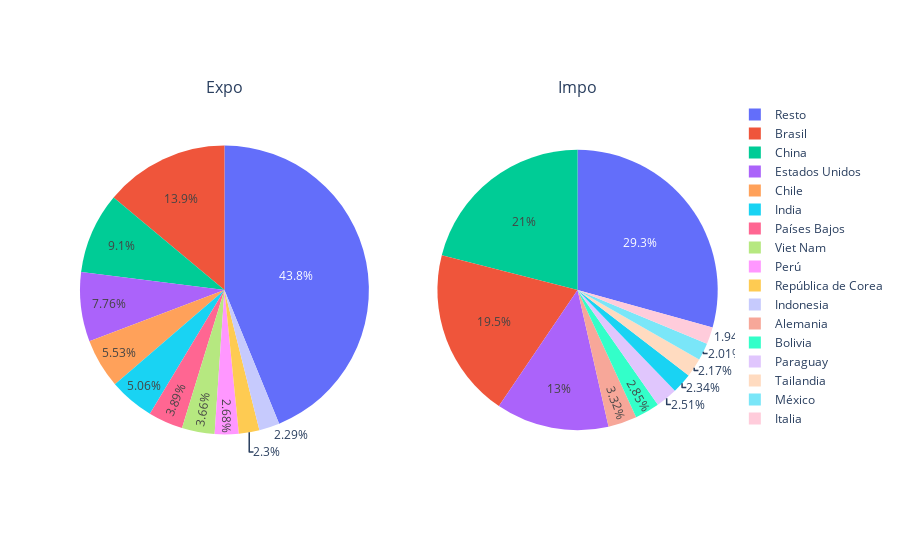

This figure's notebook cell:
### Code cell
import plotly.graph_objects as go
from plotly.subplots import make_subplots
#Separar más los títulos
#Hacer la opción para que sea gráfico único

specs = [[{'type':'domain'}, {'type':'domain'}]]
# cafe_colors =  ["#9e6e79","#798b92","#54a8ac","#2fc5c5","#09e1de","#43c1bd","#7ea19c","#b8817b","#d5716a","#f26059"]
fig = make_subplots(1, 2, specs=specs, subplot_titles=['Expo', 'Impo'])
fig.add_trace(go.Pie(labels=expo_socios.País, values= expo_socios.Exportación, scalegroup='one',), 1, 1)
fig.add_trace(go.Pie(labels=impo_socios.País, values= impo_socios.Importación, scalegroup='one',), 1, 2)

### Figure 1 — Plotly figure (JSON) as saved in the notebook; plotly's stock layout.template omitted (floating-point values rounded to 4 significant figures)
{"data": [{"domain": {"x": [0, 0.45], "y": [0, 1]}, "labels": ["Brasil", "China", "Estados Unidos", "Chile", "India", "Países Bajos", "Viet Nam", "Perú", "República de Corea", "Indonesia", "Resto"], "scalegroup": "one", "type": "pie", "values": [10462, 6838, 5828, 4156, 3800, 2921, 2751, 2013, 1730, 1718, 32927]}, {"domain": {"x": [0.55, 1], "y": [0, 1]}, "labels": ["China", "Brasil", "Estados Unidos", "Alemania", "Bolivia", "Paraguay", "India", "Tailandia", "México", "Italia", "Resto"], "scalegroup": "one", "type": "pie", "values": [14858, 13806, 9219, 2345, 2014, 1775, 1655, 1534, 1424, 1370, 20738]}], "layout": {"annotations": [{"font": {"size": 16}, "showarrow": false, "text": "Expo", "x": 0.225, "xanchor": "center", "xref": "paper", "y": 1, "yanchor": "bottom", "yref": "paper"}, {"font": {"size": 16}, "showarrow": false, "text": "Impo", "x": 0.775, "xanchor": "center", "xref": "paper", "y": 1, "yanchor": "bottom", "yref": "paper"}]}}
